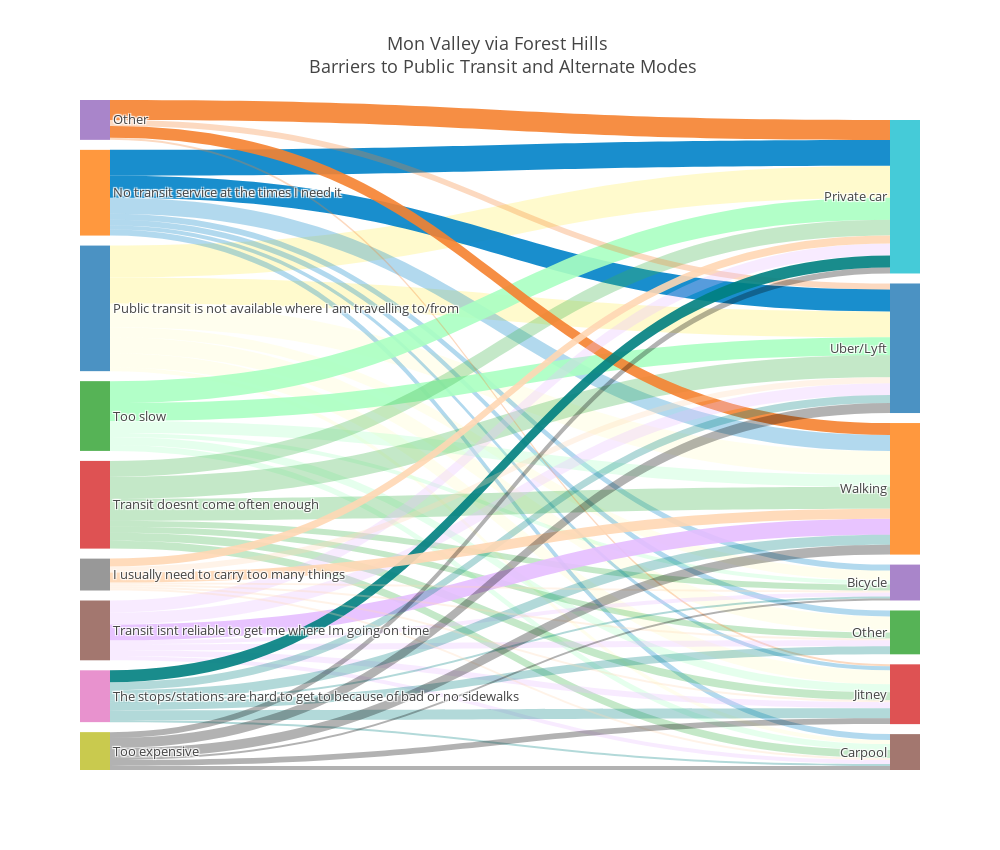

Notebook source saved alongside this figure:
### Markdown cell above
### Mon Valley via Forest Hills

### Code cell
FH = data[data['6 - Corridor preference'] == "['Mon Valley via Forest Hills']"]
FH_sankey_format = hp.sankeyFormat(FH, col_indeces = [13,12])
FH_sankey = hp.drawSankey(FH_sankey_format, 
                          title= "Mon Valley via Forest Hills \
<br> Barriers to Public Transit and Alternate Modes")

iplot(FH_sankey, validate = False)

### Figure 1 — Plotly figure (JSON) as saved in the notebook; plotly's stock layout.template omitted (floating-point values rounded to 4 significant figures)
{"data": [{"link": {"color": ["rgba(255, 250, 200,0.9)", "rgba(255, 250, 200,0.9)", "rgba(255, 250, 200,0.3)", "rgba(255, 250, 200,0.3)", "rgba(255, 250, 200,0.3)", "rgba(255, 250, 200,0.3)", "rgba(255, 250, 200,0.3)", "rgba(0, 130, 200,0.9)", "rgba(0, 130, 200,0.9)", "rgba(0, 130, 200,0.3)", "rgba(0, 130, 200,0.3)", "rgba(0, 130, 200,0.3)", "rgba(0, 130, 200,0.3)", "rgba(0, 130, 200,0.3)", "rgba(170, 255, 195,0.9)", "rgba(170, 255, 195,0.9)", "rgba(170, 255, 195,0.3)", "rgba(170, 255, 195,0.3)", "rgba(170, 255, 195,0.3)", "rgba(170, 255, 195,0.3)", "rgba(60, 180, 75,0.3)", "rgba(60, 180, 75,0.3)", "rgba(60, 180, 75,0.3)", "rgba(60, 180, 75,0.3)", "rgba(60, 180, 75,0.3)", "rgba(60, 180, 75,0.3)", "rgba(60, 180, 75,0.3)", "rgba(245, 130, 48,0.9)", "rgba(245, 130, 48,0.3)", "rgba(245, 130, 48,0.9)", "rgba(245, 130, 48,0.3)", "rgba(230, 190, 255,0.3)", "rgba(230, 190, 255,0.3)", "rgba(230, 190, 255,0.9)", "rgba(230, 190, 255,0.3)", "rgba(230, 190, 255,0.3)", "rgba(230, 190, 255,0.3)", "rgba(230, 190, 255,0.3)", "rgba(0, 128, 128,0.9)", "rgba(0, 128, 128,0.3)", "rgba(0, 128, 128,0.3)", "rgba(0, 128, 128,0.3)", "rgba(0, 128, 128,0.3)", "rgba(0, 128, 128,0.3)", "rgba(0, 128, 128,0.3)", "rgba(255, 215, 180,0.9)", "rgba(255, 215, 180,0.3)", "rgba(255, 215, 180,0.9)", "rgba(255, 215, 180,0.3)", "rgba(255, 215, 180,0.3)", "rgba(255, 215, 180,0.3)", "rgba(255, 215, 180,0.3)", "rgba(0, 0, 0,0.3)", "rgba(0, 0, 0,0.3)", "rgba(0, 0, 0,0.3)", "rgba(0, 0, 0,0.3)", "rgba(0, 0, 0,0.3)", "rgba(0, 0, 0,0.3)"], "source": [0, 0, 0, 0, 0, 0, 0, 1, 1, 1, 1, 1, 1, 1, 2, 2, 2, 2, 2, 2, 3, 3, 3, 3, 3, 3, 3, 4, 4, 4, 4, 5, 5, 5, 5, 5, 5, 5, 6, 6, 6, 6, 6, 6, 6, 7, 7, 7, 7, 7, 7, 7, 8, 8, 8, 8, 8, 8], "target": [9, 10, 11, 12, 13, 14, 15, 9, 10, 11, 12, 13, 14, 15, 9, 10, 11, 13, 14, 15, 9, 10, 11, 12, 13, 14, 15, 9, 10, 11, 13, 9, 10, 11, 12, 13, 14, 15, 9, 10, 11, 12, 13, 14, 15, 9, 10, 11, 12, 13, 14, 15, 9, 10, 11, 13, 14, 15], "value": [16, 13, 12, 8, 7, 5, 2, 13, 11, 8, 3, 2, 3, 3, 11, 9, 6, 4, 2, 3, 8, 11, 11, 3, 4, 3, 4, 10, 3, 6, 1, 6, 6, 8, 3, 3, 2, 2, 6, 4, 5, 4, 5, 1, 1, 4, 3, 5, 1, 1, 1, 1, 3, 5, 5, 3, 1, 2]}, "node": {"label": ["Public transit is not available where I am travelling to/from", "No transit service at the times I need it", "Too slow", "Transit doesnt come often enough", "Other", "Transit isnt reliable to get me where Im going on time", "The stops/stations are hard to get to because of bad or no sidewalks", "I usually need to carry too many things", "Too expensive", "Private car", "Uber/Lyft", "Walking", "Other", "Jitney", "Bicycle", "Carpool"], "line": {"color": "black", "width": 0}, "pad": 10, "thickness": 30}, "orientation": "h", "type": "sankey", "valueformat": ".0f"}], "layout": {"font": {"size": 13}, "height": 850, "title": "Mon Valley via Forest Hills <br> Barriers to Public Transit and Alternate Modes", "width": 1000}}
